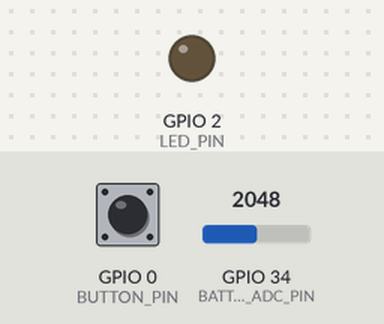
The sketch below on a simulated ESP32. On the bench: output pins drawn as LEDs (lit = HIGH). Dashed ring = blinking. The test bench sets the inputs (shaded band); at power-on: GPIO 0 (BUTTON_PIN) HIGH, GPIO 34 (BATTERY_ADC_PIN) = 2048. Nothing arrives over Bluetooth unless stated; a phone connects over Bluetooth LE 3 s after start; what the sketch prints to the serial monitor is not drawn.

Above: at 5.9 s.
6.0 s: GPIO 0 (BUTTON_PIN) pulsed LOW 5 times (0.12 s each, 0.3 s apart)
At 7.44 s:
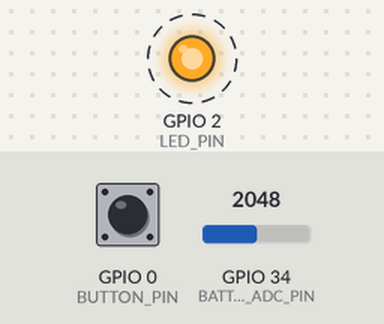
9.8 s: GPIO 0 (BUTTON_PIN) pulsed LOW 2 times (0.12 s each, 0.3 s apart)
At 21.5 s:
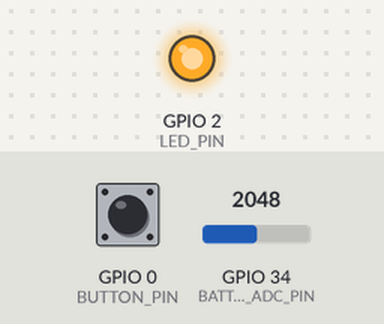
Timing chart, 0 to 22.0 s (numbered marks = the images above; inputs shaded):
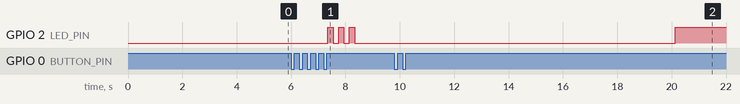

Measured:
- after the input at 6.0 s, GPIO 2 (LED_PIN): alternates HIGH for 0.20 s and LOW for 0.20 s, 6 changes in all, then stays LOW, starting after 1.3 s
- after the input at 9.8 s, GPIO 2 (LED_PIN): LOW → HIGH after 10.3 s

The sketch:

ESP32_Arduino_Code.ino
```cpp
/*****************************************************************************************
 *
 *                     SHEild-X ESP32 Firmware (Clean & Optimized v2.0)
 *
 * Fully optimized, cleaned, stable Arduino String-based firmware.
 *
 * Features:
 *  - BLE communication (Command, Status, Data characteristics)
 *  - SOS Trigger + 10s Countdown + Cancellation
 *  - Police Alert
 *  - SMS sending (SIM800L/SIM900)
 *  - Battery monitoring (ADC + virtual fallback)
 *  - Button control with Debounce + Single/Double Press logic
 *  - Status notifications & Data notifications
 *  - Non-blocking architecture
 *
 *****************************************************************************************/

 #include <BLEDevice.h>
 #include <BLEServer.h>
 #include <BLEUtils.h>
 #include <BLE2902.h>

 /* ------------------------- CONFIGURATION ------------------------- */
 #define LED_PIN 2
 #define BUTTON_PIN 0
 #define BATTERY_ADC_PIN 34
 #define GSM_RX_PIN 16
 #define GSM_TX_PIN 17
 #define GSM_POWER_PIN 4

 #define DEVICE_NAME "SHEild-ESP32"

 #define BUTTON_DEBOUNCE_MS 50
 #define DOUBLE_PRESS_WINDOW_MS 500
 #define SOS_COUNTDOWN_MS 10000  // 10s

 // BLE UUIDs
 #define SERVICE_UUID        "0000ff00-0000-1000-8000-00805f9b34fb"
 #define COMMAND_CHAR_UUID   "0000ff01-0000-1000-8000-00805f9b34fb"
 #define STATUS_CHAR_UUID    "0000ff02-0000-1000-8000-00805f9b34fb"
 #define DATA_CHAR_UUID      "0000ff03-0000-1000-8000-00805f9b34fb"

 // Commands
 #define CMD_GET_STATUS          0x01
 #define CMD_TRIGGER_SOS         0x02
 #define CMD_CANCEL_SOS          0x03
 #define CMD_TRIGGER_POLICE      0x04
 #define CMD_SET_EMERGENCY       0x05
 #define CMD_SET_LED             0x06
 #define CMD_GET_BATTERY         0x07
 #define CMD_SEND_SMS            0x08

 /* ------------------------- GLOBALS ------------------------- */
 BLEServer *pServer = NULL;
 BLECharacteristic *pCommandCharacteristic = NULL;
 BLECharacteristic *pStatusCharacteristic = NULL;
 BLECharacteristic *pDataCharacteristic = NULL;

 bool deviceConnected = false;
 bool oldDeviceConnected = false;

 bool ledState = false;
 bool sosActive = false;
 unsigned long sosStartTime = 0;

 String emergencyContact = "+1234567890";

 int batteryLevel = 87; // fallback battery %

 HardwareSerial gsmSerial(2);

// Button states - Enhanced logic
int lastReading = HIGH;
int buttonState = HIGH;
unsigned long lastDebounceMillis = 0;

int pressCount = 0;
unsigned long lastPressTime = 0;
bool inFirstCancelWindow = false;  // 10s window after double press
bool inSecondCancelWindow = false; // 30s window after SOS sent
unsigned long cancelWindowStart = 0;

/* ------------------------- FUNCTION DECLARATIONS ------------------------- */
void sendStatusUpdate();
void setLED(bool on);
void updateBattery();
void sendSMS(String phone, String message);
void sendButtonEvent(uint8_t eventType);

void handleGetStatus();
void handleTriggerSOS();
void handleCancelSOS();
void handleTriggerPolice();
void handleSetEmergencyContact(const String &payload);
void handleSetLED(const String &payload);
void handleGetBattery();
void handleSendSMS(const String &payload);

 /* ------------------------- BLE CALLBACKS ------------------------- */
 class MyServerCallbacks : public BLEServerCallbacks {
   void onConnect(BLEServer *pServer) {
     deviceConnected = true;
     Serial.println("BLE: Device connected.");
   }
   void onDisconnect(BLEServer *pServer) {
     deviceConnected = false;
     Serial.println("BLE: Device disconnected.");
   }
 };

 class MyCommandCallbacks : public BLECharacteristicCallbacks {
   void onWrite(BLECharacteristic *pCharacteristic) {
     String payload = pCharacteristic->getValue();

     if (payload.length() == 0) return;

     uint8_t cmd = payload[0];

     Serial.print("BLE command received: 0x");
     Serial.println(cmd, HEX);

     switch (cmd) {
       case CMD_GET_STATUS: handleGetStatus(); break;
       case CMD_TRIGGER_SOS: handleTriggerSOS(); break;
       case CMD_CANCEL_SOS: handleCancelSOS(); break;
       case CMD_TRIGGER_POLICE: handleTriggerPolice(); break;
       case CMD_SET_EMERGENCY: handleSetEmergencyContact(payload); break;
       case CMD_SET_LED: handleSetLED(payload); break;
       case CMD_GET_BATTERY: handleGetBattery(); break;
       case CMD_SEND_SMS: handleSendSMS(payload); break;
       default:
         Serial.println("Unknown BLE command.");
         break;
     }
   }
 };

 /* ------------------------- STATUS HANDLING ------------------------- */

 void sendStatusUpdate() {
   if (!deviceConnected || !pStatusCharacteristic) return;

   updateBattery();

   uint8_t buff[4] = {
     (uint8_t)batteryLevel,
     1,          // GSM active (static ON)
     ledState ? 1 : 0,
     deviceConnected ? 1 : 0
   };

   pStatusCharacteristic->setValue(buff, 4);
   pStatusCharacteristic->notify();

   Serial.printf("STATUS SENT → Battery:%d%% LED:%d BLE:%d\n",
     batteryLevel, ledState, deviceConnected);
 }

 /* ------------------------- COMMAND HANDLERS ------------------------- */

 void handleGetStatus() {
   sendStatusUpdate();
 }

void handleTriggerSOS() {
  if (sosActive) {
    Serial.println("SOS already active.");
    return;
  }

  sosActive = true;
  sosStartTime = millis();
  setLED(true);

  Serial.println("SOS Triggered - SMS will be sent after 10s countdown.");
  Serial.println("(Note: This is separate from button cancel window)");
  sendStatusUpdate();
}

 void handleCancelSOS() {
   if (!sosActive) { Serial.println("SOS not active."); return; }

   sosActive = false;
   setLED(false);

   Serial.println("SOS Cancelled.");
   sendStatusUpdate();
 }

 void handleTriggerPolice() {
   Serial.println("POLICE ALERT TRIGGERED!");

   String msg = "🚨 POLICE ALERT 🚨\nImmediate danger detected.\nTime: "
                + String(millis()/1000) + "s";

   sendSMS(emergencyContact, msg);

   for (int i=0;i<4;i++){ setLED(true); delay(150); setLED(false); delay(150); }

   sendStatusUpdate();
 }

 void handleSetEmergencyContact(const String &payload) {
   String phone = payload.substring(1);
   phone.trim();

   if (phone.length() > 5) {
     emergencyContact = phone;
     Serial.print("Updated emergency contact: ");
     Serial.println(emergencyContact);
   }
 }

 void handleSetLED(const String &payload) {
   bool state = payload[1] == 0x01;
   setLED(state);
   sendStatusUpdate();
 }

 void handleGetBattery() {
   updateBattery();
   sendStatusUpdate();
 }

 void handleSendSMS(const String &payload) {
   if (payload.length() < 3) return;

   uint8_t len = payload[1];
   String phone = payload.substring(2, 2 + len);
   String msg = payload.substring(2 + len);

   sendSMS(phone, msg);
 }

 /* ------------------------- HARDWARE CONTROL ------------------------- */

 void setLED(bool on) {
   ledState = on;
   digitalWrite(LED_PIN, on ? HIGH : LOW);
 }

 void updateBattery() {
   #ifdef BATTERY_ADC_PIN
     int adc = analogRead(BATTERY_ADC_PIN);
     float voltage = (adc/4095.0f) * 3.3f * 2.0f;

     batteryLevel = constrain((int)((voltage - 2.8f) / 1.4f * 100), 0, 100);
   #else
     batteryLevel--; if (batteryLevel < 20) batteryLevel = 87;
   #endif
 }

void sendSMS(String phone, String message) {
  Serial.println("SMS → " + phone);
  Serial.println(message);
  // Add real GSM handling here
}

// Send button event to web app via BLE
void sendButtonEvent(uint8_t eventType) {
  if (!deviceConnected) {
    Serial.println("⚠ Button event: BLE not connected");
    return;
  }

  if (!pDataCharacteristic) {
    Serial.println("⚠ Button event: Data characteristic not available");
    return;
  }

  // Format: [0xFF, eventType]
  // eventType: 0x01 = Single press, 0x02 = Double press
  uint8_t eventData[2] = {0xFF, eventType};
  pDataCharacteristic->setValue(eventData, 2);
  pDataCharacteristic->notify();

  Serial.print("✓ Button event sent to web app: ");
  Serial.println(eventType == 0x01 ? "SINGLE PRESS" : "DOUBLE PRESS");
}

/* ------------------------- BUTTON LOGIC ------------------------- */

void handleButton() {
  int reading = digitalRead(BUTTON_PIN);
  unsigned long now = millis();
  static bool buttonWasPressed = false;

  // Detect button press (with debounce)
  if (reading == LOW && !buttonWasPressed) {
    delay(50); // Debounce
    if (digitalRead(BUTTON_PIN) == LOW) {
      buttonWasPressed = true;
      pressCount++;
      lastPressTime = now;

      Serial.print("[BTN] Press detected (Count: ");
      Serial.print(pressCount);
      Serial.println(")");

      // Wait for button release
      while (digitalRead(BUTTON_PIN) == LOW) {
        delay(10);
      }
      buttonWasPressed = false;
    }
  }

  // Handle First Cancel Window (10s after double press)
  if (!inFirstCancelWindow && pressCount == 2) {
    Serial.println("═══════════════════════════════════════");
    Serial.println("🔘🔘 DOUBLE PRESS → 10s Cancel Window Started");
    Serial.println("═══════════════════════════════════════");

    inFirstCancelWindow = true;
    cancelWindowStart = now;
    pressCount = 0;

    // Notify web app: double press detected, cancel window started
    sendButtonEvent(0x02); // Double press = cancel window started
  }

  // Check First Cancel Window (10 seconds)
  if (inFirstCancelWindow) {
    unsigned long elapsed = now - cancelWindowStart;
    unsigned long remaining = 10000 - elapsed;

    // Check for triple press to cancel
    if (pressCount >= 3) {
      Serial.println("═══════════════════════════════════════");
      Serial.println("🔘🔘🔘 TRIPLE PRESS → SOS CANCELLED");
      Serial.println("═══════════════════════════════════════");

      // Flash LED to confirm cancellation
      for (int i = 0; i < 3; i++) {
        setLED(true);
        delay(200);
        setLED(false);
        delay(200);
      }

      inFirstCancelWindow = false;
      pressCount = 0;
      sendButtonEvent(0x03); // Triple press = cancelled
      return;
    }

    // Time expired - trigger SOS
    if (elapsed >= 10000) {
      Serial.println("═══════════════════════════════════════");
      Serial.println("⏰ 10s Window Expired → SOS TRIGGERED");
      Serial.println("═══════════════════════════════════════");

      handleTriggerSOS();
      sendButtonEvent(0x01); // Single press = SOS triggered

      inFirstCancelWindow = false;
      inSecondCancelWindow = true;
      cancelWindowStart = now;
      pressCount = 0;
    }
  }

  // Check Second Cancel Window (30 seconds after SOS)
  if (inSecondCancelWindow) {
    unsigned long elapsed = now - cancelWindowStart;
    unsigned long remaining = 30000 - elapsed;

    // Check for triple press to cancel police alert
    if (pressCount >= 3) {
      Serial.println("═══════════════════════════════════════");
      Serial.println("🔘🔘🔘 TRIPLE PRESS → Police Alert CANCELLED");
      Serial.println("═══════════════════════════════════════");

      // Flash LED to confirm cancellation
      for (int i = 0; i < 3; i++) {
        setLED(true);
        delay(200);
        setLED(false);
        delay(200);
      }

      inSecondCancelWindow = false;
      pressCount = 0;
      sendButtonEvent(0x04); // Triple press in second window = police cancelled
      return;
    }

    // Time expired - trigger police alert
    if (elapsed >= 30000) {
      Serial.println("═══════════════════════════════════════");
      Serial.println("⏰ 30s Window Expired → POLICE ALERT TRIGGERED");
      Serial.println("═══════════════════════════════════════");

      handleTriggerPolice();
      sendButtonEvent(0x05); // Police alert triggered

      inSecondCancelWindow = false;
      pressCount = 0;
    }
  }

  // Reset press count if too much time passed (prevent accidental counts)
  if (!inFirstCancelWindow && !inSecondCancelWindow && (now - lastPressTime > 2000)) {
    pressCount = 0;
  }

  lastReading = reading;
}

 /* ------------------------- SETUP ------------------------- */

void setup() {
  Serial.begin(115200);
  delay(200);

  Serial.println("\n\n═══════════════════════════════════════");
  Serial.println("   SHEild-X ESP32 Starting...");
  Serial.println("═══════════════════════════════════════\n");

  pinMode(LED_PIN, OUTPUT);
  setLED(false);

  pinMode(BUTTON_PIN, INPUT_PULLUP);
  delay(10); // Stabilize pin
  lastReading = digitalRead(BUTTON_PIN);
  buttonState = lastReading;

  Serial.print("Button Pin: GPIO ");
  Serial.println(BUTTON_PIN);
  Serial.print("Initial State: ");
  Serial.println(buttonState == HIGH ? "HIGH (not pressed)" : "LOW (pressed)");
  Serial.print("Debounce: ");
  Serial.print(BUTTON_DEBOUNCE_MS);
  Serial.println("ms");
  Serial.print("Double Press Window: ");
  Serial.print(DOUBLE_PRESS_WINDOW_MS);
  Serial.println("ms\n");

   BLEDevice::init(DEVICE_NAME);
   pServer = BLEDevice::createServer();
   pServer->setCallbacks(new MyServerCallbacks());

   BLEService *svc = pServer->createService(SERVICE_UUID);

   pCommandCharacteristic = svc->createCharacteristic(COMMAND_CHAR_UUID, BLECharacteristic::PROPERTY_WRITE);
   pCommandCharacteristic->setCallbacks(new MyCommandCallbacks());

   pStatusCharacteristic = svc->createCharacteristic(STATUS_CHAR_UUID, BLECharacteristic::PROPERTY_READ | BLECharacteristic::PROPERTY_NOTIFY);
   pStatusCharacteristic->addDescriptor(new BLE2902());

   pDataCharacteristic = svc->createCharacteristic(DATA_CHAR_UUID, BLECharacteristic::PROPERTY_READ | BLECharacteristic::PROPERTY_WRITE | BLECharacteristic::PROPERTY_NOTIFY);
   pDataCharacteristic->addDescriptor(new BLE2902());

   svc->start();

   BLEAdvertising *adv = BLEDevice::getAdvertising();
   adv->addServiceUUID(SERVICE_UUID);
   adv->setScanResponse(true);
   BLEDevice::startAdvertising();

  Serial.println("BLE Ready. Advertising…");
  Serial.println("═══════════════════════════════════════\n");
  Serial.println("Ready! Button Press Pattern:");
  Serial.println("  • Double press → 10s cancel window");
  Serial.println("  • Triple press in 10s → Cancel SOS");
  Serial.println("  • No triple press → SOS triggered");
  Serial.println("  • After SOS → 30s police alert window");
  Serial.println("  • Triple press in 30s → Cancel police");
  Serial.println("  • No triple press → Police alert sent\n");

  sendStatusUpdate();
}

 /* ------------------------- LOOP ------------------------- */

void loop() {
  // Handle BLE connection state
  if (!deviceConnected && oldDeviceConnected) {
    delay(500);
    pServer->startAdvertising();
    Serial.println("BLE: Restarting advertising...");
    oldDeviceConnected = deviceConnected;
  }

  if (deviceConnected && !oldDeviceConnected) {
    oldDeviceConnected = deviceConnected;
    sendStatusUpdate();
  }

  // Handle button presses (call frequently for responsiveness)
  handleButton();

  // Handle SOS countdown
  if (sosActive && millis() - sosStartTime >= SOS_COUNTDOWN_MS) {
    Serial.println("═══════════════════════════════════════");
    Serial.println("⏰ SOS Countdown finished → Sending SMS");
    Serial.println("═══════════════════════════════════════");

    String msg = "🚨 SOS ALERT 🚨\nUser requires help.\nTime: "
                 + String(millis()/1000) + "s";

    sendSMS(emergencyContact, msg);

    sosActive = false;
    setLED(false);
    sendStatusUpdate();
  }

  // Periodic status updates (every 10 seconds when connected)
  static unsigned long lastStatusUpdate = 0;
  if (deviceConnected && (millis() - lastStatusUpdate > 10000)) {
    updateBattery();
    sendStatusUpdate();
    lastStatusUpdate = millis();
  }

  // Debug: Show button state every 3 seconds (for troubleshooting)
  static unsigned long lastButtonDebug = 0;
  if (millis() - lastButtonDebug > 3000) {
    int currentState = digitalRead(BUTTON_PIN);
    Serial.print("[DEBUG] Button GPIO");
    Serial.print(BUTTON_PIN);
    Serial.print(" = ");
    Serial.print(currentState == HIGH ? "HIGH" : "LOW");
    Serial.print(" | BLE: ");
    Serial.print(deviceConnected ? "CONNECTED" : "DISCONNECTED");
    Serial.print(" | SOS: ");
    Serial.println(sosActive ? "ACTIVE" : "INACTIVE");
    lastButtonDebug = millis();
  }

  delay(10); // Small delay for button responsiveness
}
 
```
